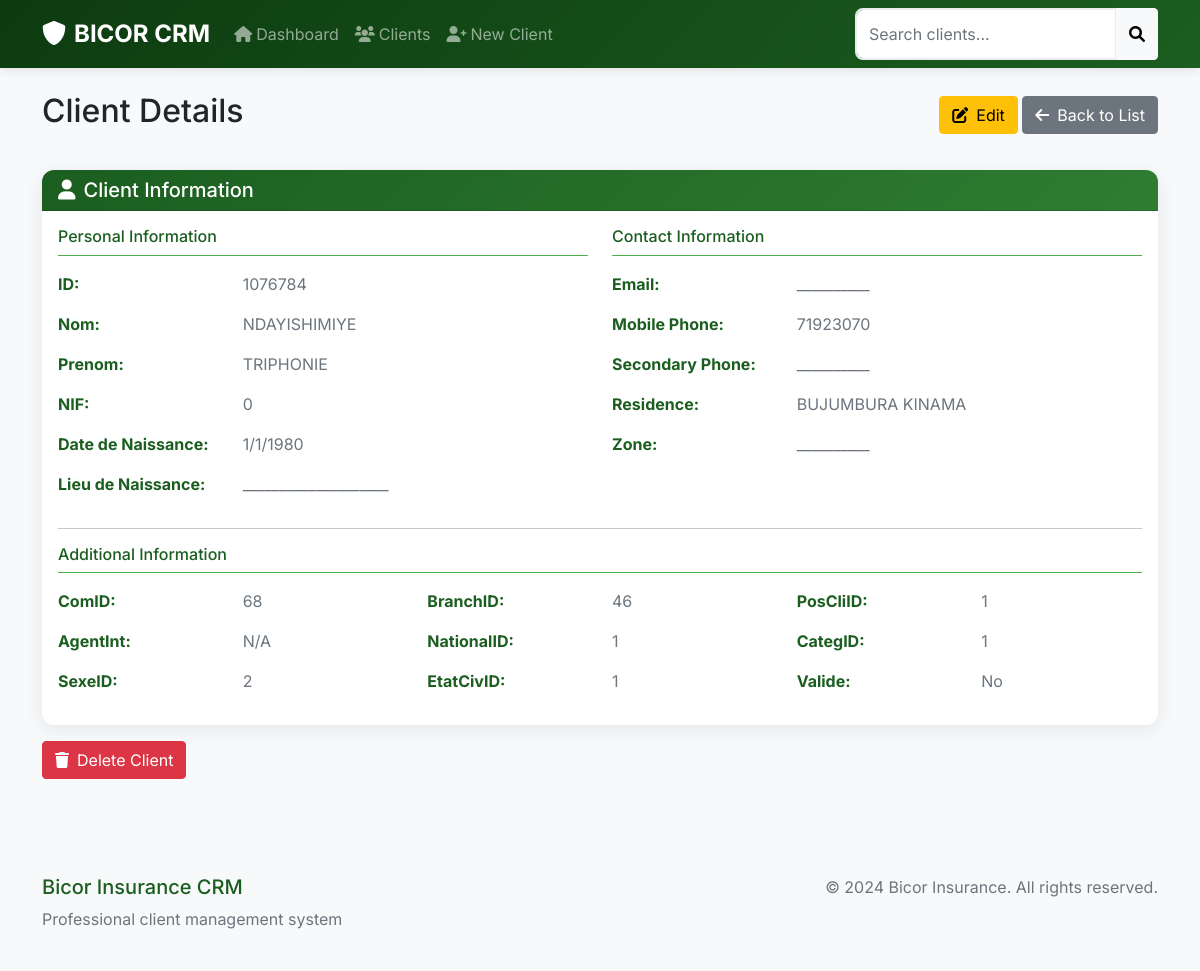
Screenshot of /client/1076784 with the database file from the repository.
### tables this page shows
CREATE TABLE "Clients" (
	"ID"	INTEGER,
	"AncCode"	TEXT,
	"NumID"	TEXT,
	"NIF"	TEXT,
	"Nom"	TEXT,
	"Prenom"	TEXT,
	"DateNais"	TEXT,
	"LieuNais"	TEXT,
	"NomConj"	TEXT,
	"NextOfKin"	TEXT,
	"MobPhone"	INTEGER,
	"MobPhone2"	TEXT,
	"NomAffich"	TEXT,
	"Email"	TEXT,
	"ComID"	INTEGER,
	"Zone"	TEXT,
	"Residence"	TEXT,
	"AgentInt"	INTEGER,
	"PaieTVA"	INTEGER,
	"Valide"	INTEGER,
	"SexeID"	INTEGER,
	"BranchID"	INTEGER,
	"NationalID"	INTEGER,
	"EtatCivID"	INTEGER,
	"PosCliID"	INTEGER,
	"CategID"	INTEGER,
	"OccupID"	INTEGER,
	"CreatOn"	TEXT,
	"CreatBy"	INTEGER,
	"LModifBy"	TEXT,
	"LModifOn"	TEXT,
	PRIMARY KEY("ID")
);

### app.py (the view)
@app.route('/client/<int:id>')
def view_client(id):
    with get_db_connection() as conn:
        cursor = conn.cursor()
        cursor.execute('SELECT * FROM Clients WHERE ID = ?', (id,))
        client = cursor.fetchone()
    if not client:
        flash('Client not found!', 'danger')
        return redirect(url_for('clients'))
    columns = get_client_columns()
    return render_template('client_view.html', client=client, columns=columns)

### app.py (called while the page is built)
@contextmanager
def get_db_connection():
    conn = sqlite3.connect('data.db')
    conn.row_factory = sqlite3.Row  # This enables column access by name
    try:
        yield conn
    finally:
        conn.close()

def get_client_columns():
    with get_db_connection() as conn:
        cursor = conn.cursor()
        cursor.execute('PRAGMA table_info(Clients)')
        return [col[1] for col in cursor.fetchall()]

### templates/client_view.html (shortened to what this page needs)
{% extends "base.html" %}
{% block content %}
<div class="d-flex justify-content-between align-items-center mb-4">
    <h2>Client Details</h2>
    <div>
        <a href="{{ url_for('edit_client', id=client.ID) }}" class="btn btn-warning">
            <i class="fas fa-edit me-2"></i>Edit
        </a>
        <a href="{{ url_for('clients') }}" class="btn btn-secondary">
            <i class="fas fa-arrow-left me-2"></i>Back to List
        </a>
    </div>
</div>
<div class="row">
    <div class="col-12">
        <div class="card">
            <div class="card-header">
                <h5 class="mb-0"><i class="fas fa-user me-2"></i>Client Information</h5>
            </div>
            <div class="card-body">
                <div class="row">
                    <div class="col-md-6">
                        <h6 class="text-bicor mb-3 border-bottom pb-2">Personal Information</h6>
                        <div class="row mb-3">
                            <div class="col-md-4">
                                <strong class="text-bicor">ID:</strong>
                            </div>
                            <div class="col-md-8">
                                <span class="text-muted">{{ client.ID }}</span>
                            </div>
                        </div>
                        <div class="row mb-3">
                            <div class="col-md-4">
                                <strong class="text-bicor">Nom:</strong>
                            </div>
                            <div class="col-md-8">
                                <span class="text-muted">{{ client.Nom or 'N/A' }}</span>
                            </div>
                        </div>
                        <div class="row mb-3">
                            <div class="col-md-4">
                                <strong class="text-bicor">Prenom:</strong>
                            </div>
                            <div class="col-md-8">
                                <span class="text-muted">{{ client.Prenom or 'N/A' }}</span>
                            </div>
                        </div>
                        <div class="row mb-3">
                            <div class="col-md-4">
                                <strong class="text-bicor">NIF:</strong>
                            </div>
                            <div class="col-md-8">
                                <span class="text-muted">{{ client.NIF or 'N/A' }}</span>
                            </div>
                        </div>
                        <div class="row mb-3">
                            <div class="col-md-4">
                                <strong class="text-bicor">Date de Naissance:</strong>
                            </div>
                            <div class="col-md-8">
                                <span class="text-muted">{{ client.DateNais or 'N/A' }}</span>
                            </div>
                        </div>
                        <div class="row mb-3">
                            <div class="col-md-4">
                                <strong class="text-bicor">Lieu de Naissance:</strong>
                            </div>
                            <div class="col-md-8">
                                <span class="text-muted">{{ client.LieuNais or 'N/A' }}</span>
                            </div>
                        </div>
                    </div>
                    <div class="col-md-6">
                        <h6 class="text-bicor mb-3 border-bottom pb-2">Contact Information</h6>
                        <div class="row mb-3">
                            <div class="col-md-4">
                                <strong class="text-bicor">Email:</strong>
                            </div>
                            <div class="col-md-8">
                                <span class="text-muted">{{ client.Email or 'N/A' }}</span>
                            </div>
                        </div>
                        <div class="row mb-3">
                            <div class="col-md-4">
                                <strong class="text-bicor">Mobile Phone:</strong>
                            </div>
                            <div class="col-md-8">
                                <span class="text-muted">{{ client.MobPhone or 'N/A' }}</span>
                            </div>
                        </div>
                        <div class="row mb-3">
                            <div class="col-md-4">
                                <strong class="text-bicor">Secondary Phone:</strong>
                            </div>
                            <div class="col-md-8">
                                <span class="text-muted">{{ client.MobPhone2 or 'N/A' }}</span>
                            </div>
                        </div>
                        <div class="row mb-3">
                            <div class="col-md-4">
                                <strong class="text-bicor">Residence:</strong>
                            </div>
                            <div class="col-md-8">
                                <span class="text-muted">{{ client.Residence or 'N/A' }}</span>
                            </div>
                        </div>
                        <div class="row mb-3">
                            <div class="col-md-4">
                                <strong class="text-bicor">Zone:</strong>
                            </div>
                            <div class="col-md-8">
                                <span class="text-muted">{{ client.Zone or 'N/A' }}</span>
                            </div>
                        </div>
                    </div>
                </div>
                <hr>
                <h6 class="text-bicor mb-3 border-bottom pb-2">Additional Information</h6>
                <div class="row">
                    <div class="col-md-4">
                        <div class="row mb-3">
                            <div class="col-md-6">
                                <strong class="text-bicor">ComID:</strong>
                            </div>
                            <div class="col-md-6">
                                <span class="text-muted">{{ client.ComID or 'N/A' }}</span>
                            </div>
                        </div>
                        <div class="row mb-3">
                            <div class="col-md-6">
                                <strong class="text-bicor">AgentInt:</strong>
                            </div>
                            <div class="col-md-6">
                                <span class="text-muted">{{ client.AgentInt or 'N/A' }}</span>
                            </div>
                        </div>
                        <div class="row mb-3">
                            <div class="col-md-6">
                                <strong class="text-bicor">SexeID:</strong>
                            </div>
                            <div class="col-md-6">
                                <span class="text-muted">{{ client.SexeID or 'N/A' }}</span>
                            </div>
                        </div>
                    </div>
                    <div class="col-md-4">
                        <div class="row mb-3">
                            <div class="col-md-6">
                                <strong class="text-bicor">BranchID:</strong>
                            </div>
                            <div class="col-md-6">
                                <span class="text-muted">{{ client.BranchID or 'N/A' }}</span>
                            </div>
                        </div>
                        <div class="row mb-3">
                            <div class="col-md-6">
                                <strong class="text-bicor">NationalID:</strong>
                            </div>
                            <div class="col-md-6">
                                <span class="text-muted">{{ client.NationalID or 'N/A' }}</span>
                            </div>
                        </div>
                        <div class="row mb-3">
                            <div class="col-md-6">
                                <strong class="text-bicor">EtatCivID:</strong>
                            </div>
                            <div class="col-md-6">
                                <span class="text-muted">{{ client.EtatCivID or 'N/A' }}</span>
                            </div>
                        </div>
                    </div>
                    <div class="col-md-4">
                        <div class="row mb-3">
                            <div class="col-md-6">
                                <strong class="text-bicor">PosCliID:</strong>
                            </div>
                            <div class="col-md-6">
                                <span class="text-muted">{{ client.PosCliID or 'N/A' }}</span>
                            </div>
                        </div>
                        <div class="row mb-3">
                            <div class="col-md-6">
                                <strong class="text-bicor">CategID:</strong>
                            </div>
                            <div class="col-md-6">
                                <span class="text-muted">{{ client.CategID or 'N/A' }}</span>
                            </div>
                        </div>
                        <div class="row mb-3">
                            <div class="col-md-6">
                                <strong class="text-bicor">Valide:</strong>
                            </div>
                            <div class="col-md-6">
                                <span class="text-muted">
                                    {% if client.Valide == 1 %}Yes{% elif client.Valide == 0 %}No{% else %}N/A{% endif %}
                                </span>
                            </div>
                        </div>
                    </div>
                </div>
            </div>
        </div>
    </div>
</div>
<div class="mt-3">
    <form action="{{ url_for('delete_client', id=client.ID) }}" method="post">
        <button type="submit" class="btn btn-danger" onclick="return confirm('Are you sure you want to delete this client? This action cannot be undone.')">
            <i class="fas fa-trash me-2"></i>Delete Client
        </button>
    </form>
</div>
{% endblock %}

### static/css/style.css (style rules this page uses)
:root { --bicor-primary: #1b5e20; --bicor-secondary: #2e7d32; --bicor-light: #4caf50; --bicor-accent: #388e3c; --bicor-dark: #0d3b10; }
body { background-color: #f8f9fa; font-family: 'Segoe UI', Tahoma, Geneva, Verdana, sans-serif; }
.card { border: none; border-radius: 12px; box-shadow: 0 4px 20px rgba(0,0,0,0.08); transition: transform 0.2s ease, box-shadow 0.2s ease; }
.card-header { background: linear-gradient(135deg, var(--bicor-primary) 0%, var(--bicor-secondary) 100%); color: white; border-radius: 12px 12px 0 0 !important; font-weight: 600; }
.text-bicor { color: var(--bicor-primary) !important; }
.border-bottom { border-color: var(--bicor-light) !important; }
.mb-4 { margin-bottom: 2rem !important; }

### templates/base.html (style rules this page uses)
body { font-family: 'Inter', sans-serif; }

### rows the page displays
Clients: ID "1076784", Nom "NDAYISHIMIYE", Prenom "TRIPHONIE", NIF "0", DateNais "1/1/1980", LieuNais "____________________", Email "__________", MobPhone "71923070", MobPhone2 "__________", Residence "BUJUMBURA KINAMA", Zone "__________", ComID "68", AgentInt "N/A", SexeID "2", BranchID "46", NationalID "1", EtatCivID "1", PosCliID "1", CategID "1"
